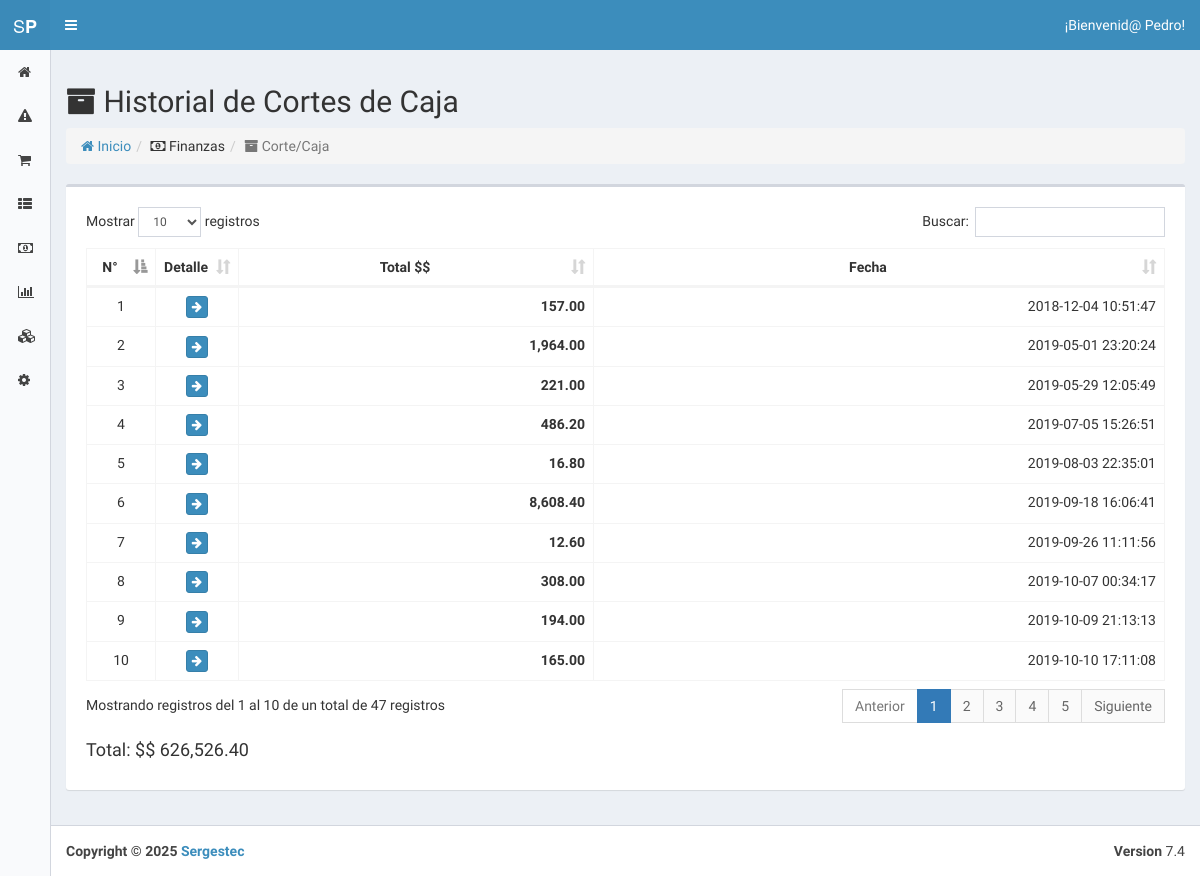
Before: /index.php?view=box_history (signed in) with the older database file.
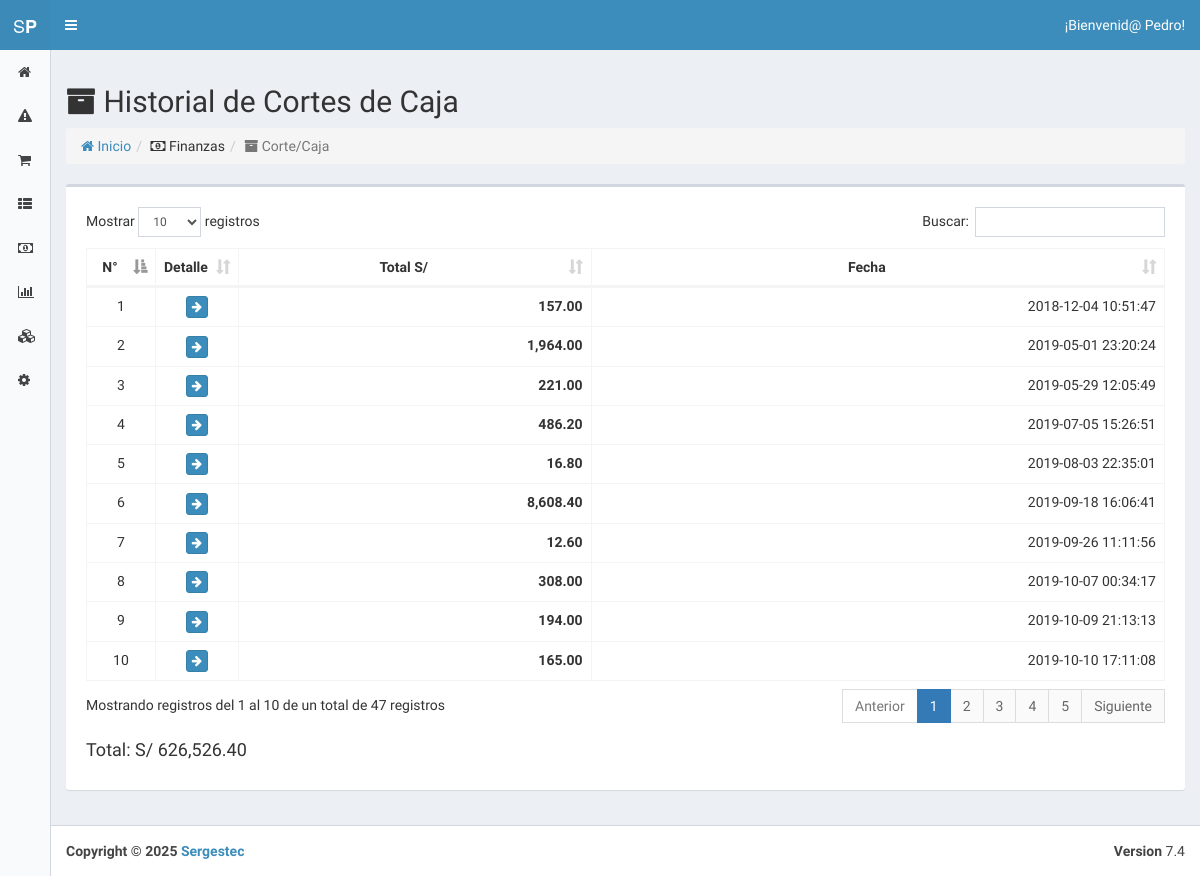
After: the same page with the newer database file.
### tables this page shows
CREATE TABLE `configuration` (
  `id` int(11) NOT NULL,
  `short` varchar(255) NOT NULL,
  `name` varchar(255) NOT NULL,
  `kind` int(11) NOT NULL,
  `val` varchar(255) NOT NULL
);

### core/controller/Lb.php (called while the page is built, shortened)
<?php
class Lb {
	public function start(){
		include "core/app/init.php";
	}
}
?>

### index.php (called while the page is built, shortened)
<?php
	$lb = new Lb();
	$lb->start();
?>

### core/controller/Model.php (called while the page is built, shortened)
<?php
class Model {
	public static function exists($modelname){
		$fullpath = self::getFullpath($modelname);
		$found=false;
		if(file_exists($fullpath)){
			$found = true;
		}
		return $found;
	}
	public static function getFullpath($modelname){
		return Core::$root."core/app/model/".$modelname.".php";
	}
	public static function many($query,$aclass){
		$cnt = 0;
		$array = array();
		while($r = $query->fetch_array()){
			$array[$cnt] = new $aclass;
			$cnt2=1;
			foreach ($r as $key => $v) {
				if($cnt2>0 && $cnt2%2==0){
					$array[$cnt]->$key = $v;
				}
				$cnt2++;
			}
			$cnt++;
		}
		return $array;
	}
	public static function one($query,$aclass){
		$found = null;
		$data = new $aclass;
		while($r = $query->fetch_array()){
			$cnt=1;
			foreach ($r as $key => $v) {
				if($cnt>0 && $cnt%2==0){
					$data->$key = $v;
				}
				$cnt++;
			}
			$found = $data;
			break;
		}
		return $found;
	}
}
?>

### core/controller/Executor.php (called while the page is built, shortened)
<?php
class Executor {
	public static function doit($sql){
		$con = Database::getCon();
		return array($con->query($sql),$con->insert_id);
	}
}
?>

### core/app/model/BoxData.php (called while the page is built, shortened)
<?php
	class BoxData {
		public static $tablename = "box";
		public static function getAll(){
			$sql = "select * from ".self::$tablename;
			$query = Executor::doit($sql);
			$array = array();
			$cnt = 0;
			while($r = $query[0]->fetch_array()){
				$array[$cnt] = new BoxData();
				$array[$cnt]->id = $r['id'];
				$array[$cnt]->created_at = $r['created_at'];
				$cnt++;
			}
			return $array;
		}
	}
?>

### core/app/model/ConfigurationData.php (called while the page is built, shortened)
<?php
	class ConfigurationData {
		public static $tablename = "configuration";
		public static function getByPreffix($id){
			$sql = "select * from ".self::$tablename." where short=\"$id\"";
			$query = Executor::doit($sql);
			return Model::one($query[0],new ConfigurationData());
		}
	}
?>

### core/app/model/SellData.php (called while the page is built, shortened)
<?php
	class SellData {
		public static $tablename = "sell";
		public static function getSellsUnBoxed(){
			$sql = "select * from ".self::$tablename." where operation_type_id=2 and box_id is NULL order by id desc";
			$query = Executor::doit($sql);
			return Model::many($query[0],new SellData());
		}
		public static function getByBoxId($id){
			$sql = "select * from ".self::$tablename." where operation_type_id=2 and box_id=$id order by id desc";
			$query = Executor::doit($sql);
			return Model::many($query[0],new SellData());
		}
	}
?>

### core/app/model/OperationData.php (called while the page is built, shortened)
<?php
	class OperationData {
		public static $tablename = "operation";
		public function __construct(){
			$this->product_id = "";
		}
		public function getProduct(){ return ProductData::getById($this->product_id);}
		public static function getAllProductsBySellId($sell_id){
			$sql = "select * from ".self::$tablename." where sell_id=$sell_id order by created_at desc";
			$query = Executor::doit($sql);
			return Model::many($query[0],new OperationData());
		}
	}
?>

### core/app/model/ProductData.php (called while the page is built, shortened)
<?php
	class ProductData {
		public static $tablename = "product";
		public static function getById($id){
			$sql = "select * from ".self::$tablename." where id=$id";
			$query = Executor::doit($sql);
			return Model::one($query[0],new ProductData());
		}
	}
?>

### core/app/view/box_history-view.php (the view, shortened to what the changed rows need)
<section class="content">
	<?php $currency = ConfigurationData::getByPreffix("currency")->val; ?>
	<div class="row">
		<div class="col-md-12">
			<h2><i class='fa fa-archive'></i> Historial de Cortes de Caja</h2>
			<?php $boxes = BoxData::getAll();
			$products = SellData::getSellsUnBoxed();
			if(count($boxes)>0){
			$total_total = 0; ?>
			<div class="box">
	  			<div class="box-body no-padding">
	  				<div class="box-body">
						<div class="box-body table-responsive">
							<table class="table table-bordered datatable table-hover	">
								<thead>
									<th style="text-align: center; width: 30px;">N°</th>
									<th style="text-align: center; width: 30px;">Detalle</th>
									<th style="text-align: center;">Total&nbsp;<?php echo $currency; ?></th>
									<th style="text-align: center;">Fecha</th>
								</thead>
								<?php for($number=0; $number<1; $number++);
								foreach($boxes as $box):
								$sells = SellData::getByBoxId($box->id); ?>
								<tr>
									<td style="text-align: center;"><?php echo $number; ?></td> <?php $number++; ?>
									<td style="text-align: center;"><a href="./index.php?view=b&id=<?php echo $box->id; ?>" class="btn btn-primary btn-xs"><i class="fa fa-arrow-right"></i></a></td>
									<td style="text-align: right;"><b><?php $total=0;
										foreach($sells as $sell){
										$operations = OperationData::getAllProductsBySellId($sell->id);
											foreach($operations as $operation){
												$product  = $operation->getProduct();
												$total += $operation->q*$product->price_out;
											}
										}
									$total_total += $total;
									echo number_format($total,2,".",","); ?></b></td>
									<td style="text-align: right;"><?php echo $box->created_at; ?></td>
								</tr>
							<?php endforeach; ?>
							</table>
							<h4>Total: <?php echo $currency." ".number_format($total_total,2,".",","); ?></h4>
						</div>
					</div>
				</div>
			</div>
			<?php } ?>
		</div>
	</div>
</section>

Changed rows visible on the page:
changed configuration: val "$$" → "S/"
